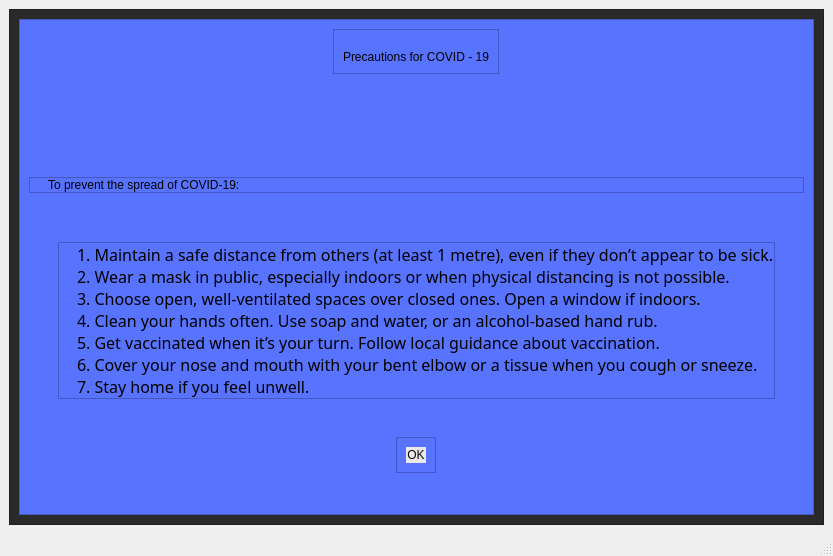
<?xml version="1.0" encoding="UTF-8"?>
<ui version="4.0">
 <class>Precautions</class>
 <widget class="QMainWindow" name="Precautions">
  <property name="geometry">
   <rect>
    <x>0</x>
    <y>0</y>
    <width>833</width>
    <height>556</height>
   </rect>
  </property>
  <property name="windowTitle">
   <string>MainWindow</string>
  </property>
  <widget class="QWidget" name="centralwidget">
   <layout class="QGridLayout" name="gridLayout">
    <item row="0" column="0">
     <widget class="QFrame" name="frame_6">
      <property name="styleSheet">
       <string notr="true">background-color: rgb(42, 42, 42);</string>
      </property>
      <property name="frameShape">
       <enum>QFrame::StyledPanel</enum>
      </property>
      <property name="frameShadow">
       <enum>QFrame::Raised</enum>
      </property>
      <layout class="QHBoxLayout" name="horizontalLayout_2">
       <item>
        <widget class="QFrame" name="frame">
         <property name="styleSheet">
          <string notr="true">background-color: rgb(88, 116, 255);</string>
         </property>
         <property name="frameShape">
          <enum>QFrame::StyledPanel</enum>
         </property>
         <property name="frameShadow">
          <enum>QFrame::Raised</enum>
         </property>
         <layout class="QVBoxLayout" name="verticalLayout">
          <item alignment="Qt::AlignHCenter|Qt::AlignTop">
           <widget class="QFrame" name="frame_2">
            <property name="frameShape">
             <enum>QFrame::StyledPanel</enum>
            </property>
            <property name="frameShadow">
             <enum>QFrame::Raised</enum>
            </property>
            <layout class="QHBoxLayout" name="horizontalLayout">
             <property name="topMargin">
              <number>20</number>
             </property>
             <item>
              <widget class="QLabel" name="label">
               <property name="styleSheet">
                <string notr="true">font: 700 22pt &quot;Poppins&quot;;</string>
               </property>
               <property name="text">
                <string>Precautions for COVID - 19</string>
               </property>
              </widget>
             </item>
            </layout>
           </widget>
          </item>
          <item alignment="Qt::AlignVCenter">
           <widget class="QFrame" name="frame_3">
            <property name="frameShape">
             <enum>QFrame::StyledPanel</enum>
            </property>
            <property name="frameShadow">
             <enum>QFrame::Raised</enum>
            </property>
            <layout class="QVBoxLayout" name="verticalLayout_2">
             <property name="spacing">
              <number>0</number>
             </property>
             <property name="leftMargin">
              <number>18</number>
             </property>
             <property name="topMargin">
              <number>0</number>
             </property>
             <property name="rightMargin">
              <number>0</number>
             </property>
             <property name="bottomMargin">
              <number>0</number>
             </property>
             <item alignment="Qt::AlignTop">
              <widget class="QLabel" name="label_2">
               <property name="styleSheet">
                <string notr="true">font: 600 16pt &quot;Poppins&quot;;</string>
               </property>
               <property name="text">
                <string>To prevent the spread of COVID-19:</string>
               </property>
              </widget>
             </item>
            </layout>
           </widget>
          </item>
          <item alignment="Qt::AlignHCenter|Qt::AlignVCenter">
           <widget class="QFrame" name="frame_4">
            <property name="frameShape">
             <enum>QFrame::StyledPanel</enum>
            </property>
            <property name="frameShadow">
             <enum>QFrame::Raised</enum>
            </property>
            <layout class="QVBoxLayout" name="verticalLayout_3">
             <property name="spacing">
              <number>0</number>
             </property>
             <property name="leftMargin">
              <number>18</number>
             </property>
             <property name="topMargin">
              <number>0</number>
             </property>
             <property name="rightMargin">
              <number>0</number>
             </property>
             <property name="bottomMargin">
              <number>0</number>
             </property>
             <item>
              <widget class="QLabel" name="label_3">
               <property name="font">
                <font>
                 <family>Poppins</family>
                 <pointsize>12</pointsize>
                 <italic>false</italic>
                 <bold>false</bold>
                </font>
               </property>
               <property name="styleSheet">
                <string notr="true">font: 500 12pt &quot;Poppins&quot;;</string>
               </property>
               <property name="text">
                <string>1. Maintain a safe distance from others (at least 1 metre), even if they don’t appear to be sick.
2. Wear a mask in public, especially indoors or when physical distancing is not possible.
3. Choose open, well-ventilated spaces over closed ones. Open a window if indoors.
4. Clean your hands often. Use soap and water, or an alcohol-based hand rub.
5. Get vaccinated when it’s your turn. Follow local guidance about vaccination.
6. Cover your nose and mouth with your bent elbow or a tissue when you cough or sneeze.
7. Stay home if you feel unwell.</string>
               </property>
               <property name="wordWrap">
                <bool>true</bool>
               </property>
              </widget>
             </item>
            </layout>
           </widget>
          </item>
          <item alignment="Qt::AlignHCenter|Qt::AlignVCenter">
           <widget class="QFrame" name="frame_5">
            <property name="frameShape">
             <enum>QFrame::StyledPanel</enum>
            </property>
            <property name="frameShadow">
             <enum>QFrame::Raised</enum>
            </property>
            <layout class="QVBoxLayout" name="verticalLayout_4">
             <item>
              <widget class="QPushButton" name="bok">
               <property name="styleSheet">
                <string notr="true">QPushButton#bok{
font: 10pt &quot;Poppins&quot;;
padding-top: 0.25em;
padding-bottom: 0.25em;
padding-right: 1em;
padding-left: 1em;
 color: #090909;
 border-radius: 0.5em;
 background: #e8e8e8;
 border: 1px solid #e8e8e8;
}

QPushButton#bok:hover {
font: 10pt &quot;Poppins&quot;;
 border: 1px solid white;
}</string>
               </property>
               <property name="text">
                <string>OK</string>
               </property>
              </widget>
             </item>
            </layout>
           </widget>
          </item>
         </layout>
        </widget>
       </item>
      </layout>
     </widget>
    </item>
   </layout>
  </widget>
  <widget class="QMenuBar" name="menubar">
   <property name="geometry">
    <rect>
     <x>0</x>
     <y>0</y>
     <width>833</width>
     <height>22</height>
    </rect>
   </property>
  </widget>
  <widget class="QStatusBar" name="statusbar"/>
 </widget>
 <resources/>
 <connections/>
</ui>
